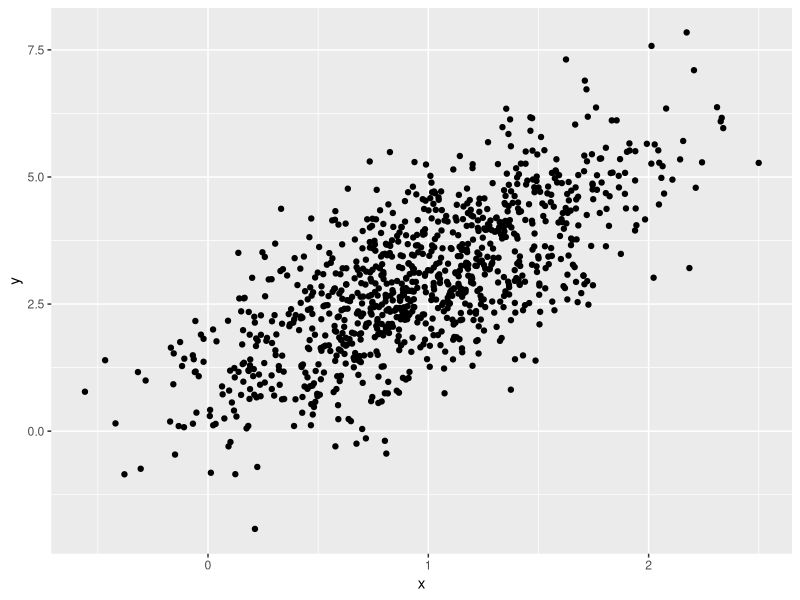
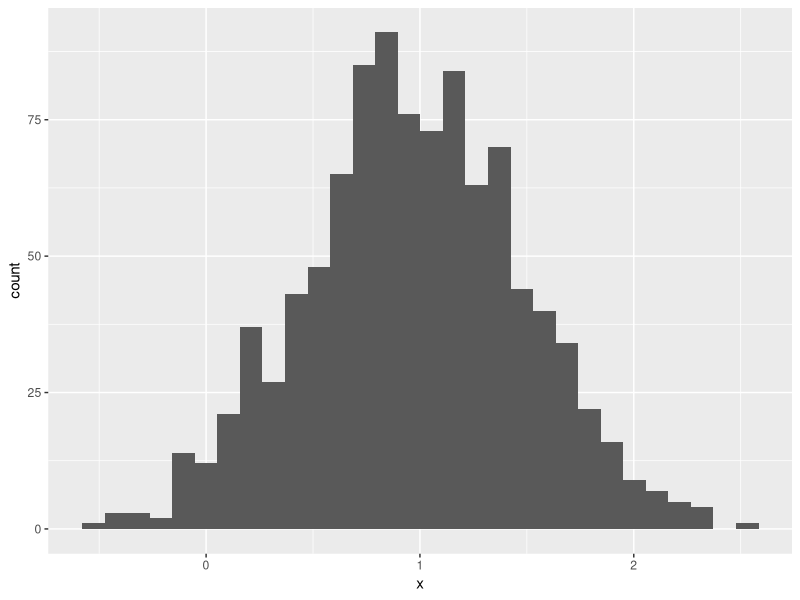

The R source for these figures, in order:
## ---- chunk 1
library(tidyverse)
## ---- chunk 2
samp = rnorm(100)
length(samp)
## ---- chunk 3
example_df = 
  tibble(
    vec_numeric = 1:4,
    vec_char = c("My", "name", "is", "jeff"),
    vec_factor = factor(c("male", "male", "female", "female"))
  )
## ---- chunk 4
new_df = 
  tibble(
    x = rnorm(100),
    y = 1 + 2 * x + rnorm(100)
  )
## ---- chunk 5
plot_df = 
  tibble(
    x = rnorm(1000, mean = 1, sd = .5),
    y = 1 + 2 * x + rnorm(1000)
  )

ggplot(plot_df, aes(x = x, y = y)) + geom_point()
## ---- chunk 6
ggplot(plot_df, aes(x = x)) + geom_histogram()
